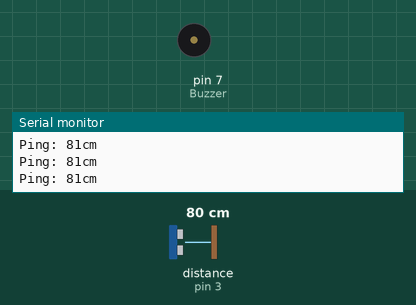
This sketch was run on a simulated Arduino Uno, built with avr-gcc and run on an emulated ATmega328P. On the bench: buzzer (waves = sounding, pin HIGH), the last lines printed to the serial monitor. The inputs (shaded band) are chosen by the test bench; at power-on: distance to the obstacle (sensor on pin 3) 80 cm. The echo pulse lasts 58.3 µs per cm.

Above: at 1.3 s.
1.4 s: distance to the obstacle (sensor on pin 3) set to 22 cm
2.9 s: distance to the obstacle (sensor on pin 3) set to 17 cm
At 3.4 s:
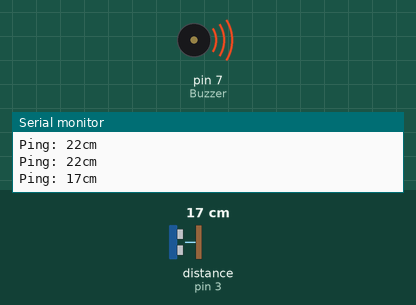
4.5 s: distance to the obstacle (sensor on pin 3) set to 35 cm
At 5.0 s:
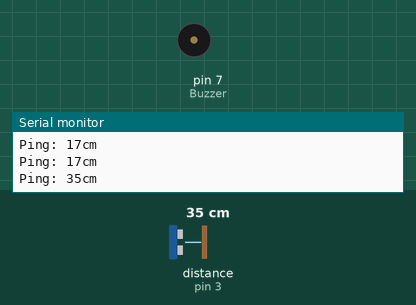
6.0 s: distance to the obstacle (sensor on pin 3) set to 2 cm
At 6.6 s:
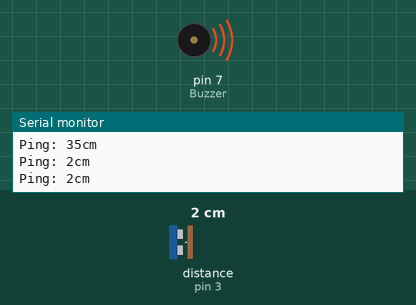
Timing chart, 0 to 8.5 s (numbered marks = the images above; inputs shaded):
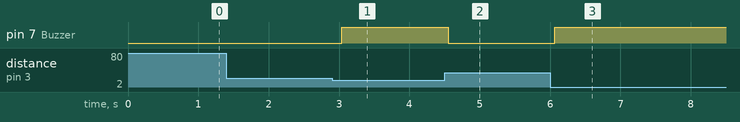

The sketch:

project_blind.ino
```cpp
#include <NewPing.h>
#define TRIGGER_PIN 4
#define ECHO_PIN     3
#define MAX_DISTANCE 800
#define Buzzer 7             //BUZZER PIN
NewPing sonar(TRIGGER_PIN, ECHO_PIN, MAX_DISTANCE);

void setup() {

  pinMode(Buzzer,OUTPUT);
  Serial.begin(9600);
}

void loop() {
  //delay(50);
  Serial.print("Ping: ");
  Serial.print(sonar.ping_cm());
  Serial.println("cm");
  delay(500);
  if(sonar.ping_cm()<20){              //SET YOUR DISTANCE HERE
    digitalWrite(Buzzer,HIGH);

  }
  else{
    digitalWrite(Buzzer,LOW);

  }
}
  
```

Measured:
- the behaviour switches between 20 and 19 cm on distance to the obstacle (sensor on pin 3) (found by bisection; images 0 and 1)
- after the input at 2.9 s, pin 7 (Buzzer): LOW → HIGH after 0.14 s
- after the input at 4.5 s, pin 7 (Buzzer): HIGH → LOW after 0.05 s
- after the input at 6.0 s, pin 7 (Buzzer): LOW → HIGH after 0.07 s
